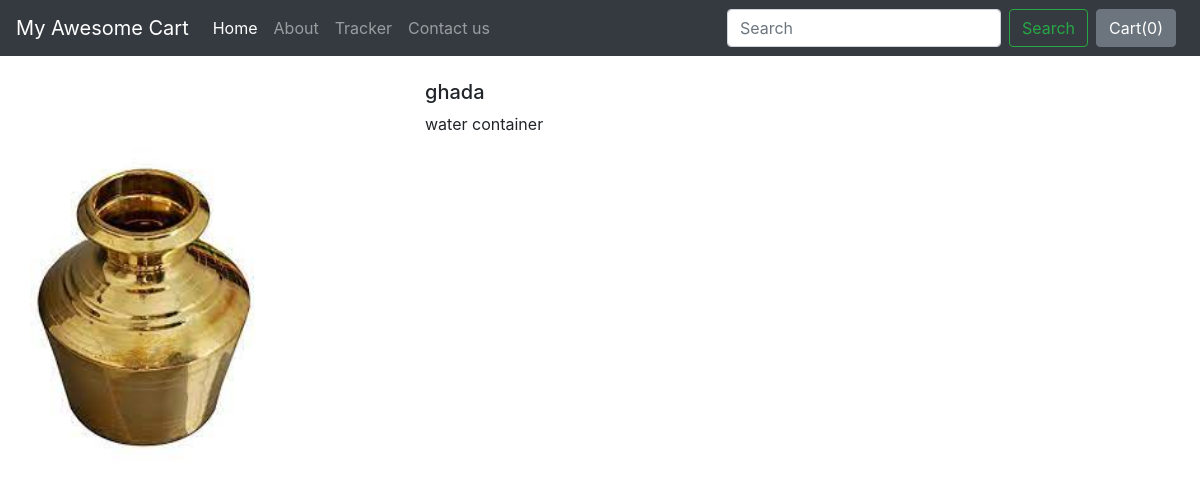
The page /shop/products/3 on the database its author committed.
### shop/models.py (models this page shows, shortened)
class Product(models.Model):
    product_id=models.AutoField
    product_name=models.CharField(max_length=50)
    category= models.CharField(max_length=50, default="")
    sub_category= models.CharField(max_length=50, default="")
    price=models.IntegerField(default=0)
    desc=models.CharField(max_length=300)
    pub_date=models.DateField()
    image= models.ImageField(upload_to="shop/images",default="")

### shop/views.py (the view)
# urls.py: path("products/<int:myid>", views.productView, name="ProductView"),
def productView(request, myid):
    product=Product.objects.filter(id=myid)
    return render(request, "shop/prodView.html", {'product':product[0]})

### shop/templates/shop/prodView.html (shortened to what this page needs)
{% extends 'shop/basic.html' %}
{% block body %}
<div class="container my-4">
    <div class="row">
    <div class="col-md-4">
    <div class="row">
       <img src="/media//{{product.image}}" width="233px" height="385px">
    </div>
        </div>
    <div class="col-md-8">
        <h5>{{product.product_name}}</h5>
        <p>{{product.desc}}</p>
    </div>
        </div>
</div>
{% endblock %}

### rows shown on the page
Product: image (picture), product_name "ghada", desc "water container"
